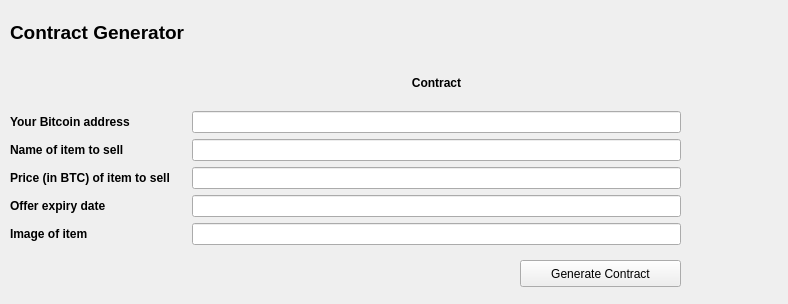
<?xml version="1.0" encoding="UTF-8"?>
<ui version="4.0">
 <class>Form</class>
 <widget class="QWidget" name="Form">
  <property name="geometry">
   <rect>
    <x>0</x>
    <y>0</y>
    <width>788</width>
    <height>304</height>
   </rect>
  </property>
  <property name="windowTitle">
   <string>Form</string>
  </property>
  <property name="autoFillBackground">
   <bool>false</bool>
  </property>
  <widget class="QWidget" name="gridLayoutWidget">
   <property name="geometry">
    <rect>
     <x>10</x>
     <y>10</y>
     <width>671</width>
     <height>235</height>
    </rect>
   </property>
   <layout class="QGridLayout" name="gridLayout">
    <item row="7" column="1">
     <widget class="QLineEdit" name="lineEdit_6"/>
    </item>
    <item row="1" column="0">
     <widget class="QLabel" name="label">
      <property name="font">
       <font>
        <pointsize>14</pointsize>
        <weight>75</weight>
        <bold>true</bold>
       </font>
      </property>
      <property name="text">
       <string>Contract Generator</string>
      </property>
     </widget>
    </item>
    <item row="3" column="1">
     <widget class="QLineEdit" name="lineEdit_2"/>
    </item>
    <item row="6" column="0">
     <widget class="QLabel" name="label_7">
      <property name="font">
       <font>
        <weight>75</weight>
        <bold>true</bold>
       </font>
      </property>
      <property name="text">
       <string>Offer expiry date</string>
      </property>
     </widget>
    </item>
    <item row="5" column="1">
     <widget class="QLineEdit" name="lineEdit_4"/>
    </item>
    <item row="6" column="1">
     <widget class="QLineEdit" name="lineEdit_5"/>
    </item>
    <item row="4" column="1">
     <widget class="QLineEdit" name="lineEdit_3"/>
    </item>
    <item row="5" column="0">
     <widget class="QLabel" name="label_6">
      <property name="font">
       <font>
        <weight>75</weight>
        <bold>true</bold>
       </font>
      </property>
      <property name="text">
       <string>Price (in BTC) of item to sell</string>
      </property>
     </widget>
    </item>
    <item row="3" column="0">
     <widget class="QLabel" name="label_4">
      <property name="font">
       <font>
        <weight>75</weight>
        <bold>true</bold>
       </font>
      </property>
      <property name="text">
       <string>Your Bitcoin address</string>
      </property>
     </widget>
    </item>
    <item row="4" column="0">
     <widget class="QLabel" name="label_5">
      <property name="font">
       <font>
        <weight>75</weight>
        <bold>true</bold>
       </font>
      </property>
      <property name="text">
       <string>Name of item to sell</string>
      </property>
     </widget>
    </item>
    <item row="2" column="1">
     <widget class="QLabel" name="label_2">
      <property name="font">
       <font>
        <weight>75</weight>
        <bold>true</bold>
       </font>
      </property>
      <property name="layoutDirection">
       <enum>Qt::RightToLeft</enum>
      </property>
      <property name="autoFillBackground">
       <bool>false</bool>
      </property>
      <property name="text">
       <string>Contract</string>
      </property>
      <property name="alignment">
       <set>Qt::AlignCenter</set>
      </property>
     </widget>
    </item>
    <item row="7" column="0">
     <widget class="QLabel" name="label_8">
      <property name="font">
       <font>
        <weight>75</weight>
        <bold>true</bold>
       </font>
      </property>
      <property name="text">
       <string>Image of item</string>
      </property>
     </widget>
    </item>
   </layout>
  </widget>
  <widget class="QPushButton" name="pushButton">
   <property name="geometry">
    <rect>
     <x>520</x>
     <y>260</y>
     <width>161</width>
     <height>27</height>
    </rect>
   </property>
   <property name="text">
    <string>Generate Contract</string>
   </property>
  </widget>
 </widget>
 <resources/>
 <connections/>
</ui>
